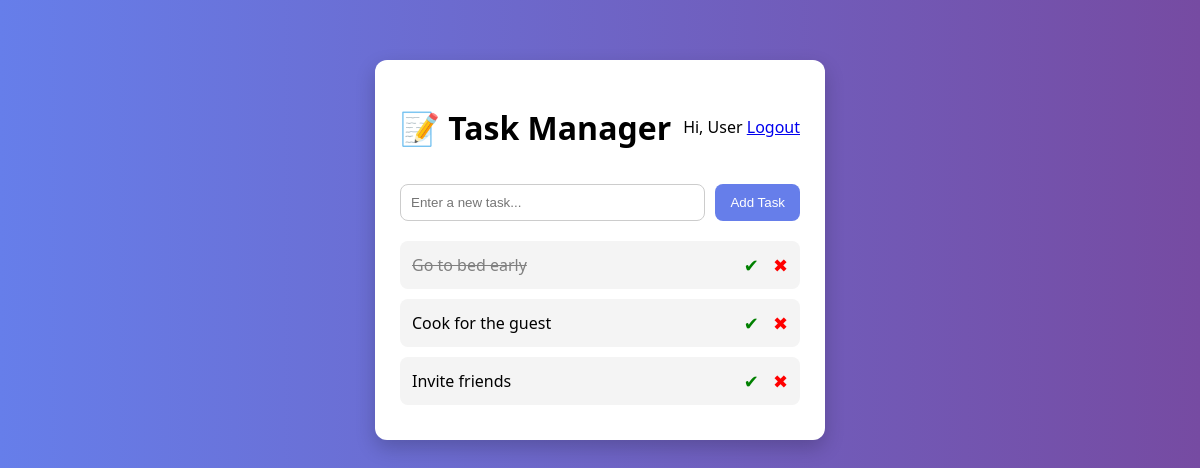
Page / (signed in) on the earlier database version.
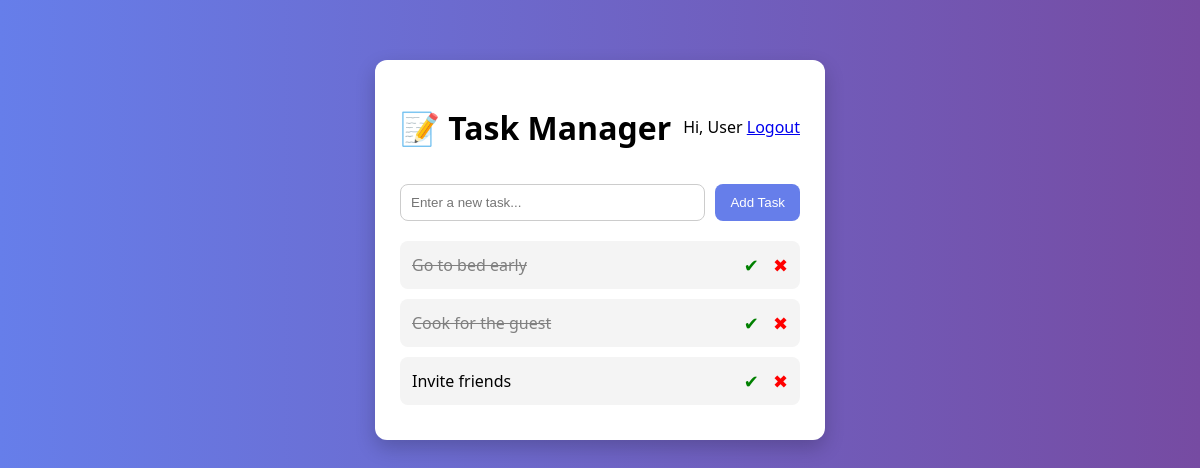
Same page on the later database version.
### tables this page shows
CREATE TABLE tasks (
            id INTEGER PRIMARY KEY AUTOINCREMENT,
            user_id INTEGER,
            content TEXT NOT NULL,
            completed INTEGER DEFAULT 0
        );

### app.py (the view)
@app.route('/')
def index():
    if 'user_id' not in session:
        return redirect('/login')
    conn = get_db()
    cur = conn.cursor()
    cur.execute("SELECT * FROM tasks WHERE user_id=?", (session['user_id'],))
    tasks = cur.fetchall()
    conn.close()
    return render_template('index.html', tasks=tasks)

### app.py (called while the page is built)
def get_db():
    return sqlite3.connect(DB_PATH)

### templates/index.html (shortened to what this page needs)
<!DOCTYPE html>
<html>
<head>
    <link rel="stylesheet" href="/static/style.css">
</head>
<body>
<div class="container">
    <div class="topbar">
        <h1>📝 Task Manager</h1>
        <div>
            <span>Hi, {{ session.get('username', 'User') }}</span>
            <a href="/logout">Logout</a>
        </div>
    </div>
    <form action="/add" method="POST" class="task-form">
        <input type="text" name="content" placeholder="Enter a new task..." required autofocus>
        <button type="submit">Add Task</button>
    </form>
    <div class="task-list">
        {% for task in tasks %}
            <div class="task-card {% if task[3] == 1 %}completed{% endif %}">
                <span class="task-text">
                    {{ task[2] }}
                </span>
                <div class="actions">
                    <a href="/complete/{{ task[0] }}" class="complete">✔</a>
                    <a href="/delete/{{ task[0] }}" class="delete">✖</a>
                </div>
            </div>
        {% endfor %}
    </div>
</div>
</body>
</html>

### static/style.css (style rules this page uses)
body { font-family: 'Segoe UI', sans-serif; background: linear-gradient(to right, #667eea, #764ba2); margin: 0; padding: 0; }
.container { width: 400px; margin: 60px auto; background: white; padding: 25px; border-radius: 12px; box-shadow: 0px 8px 20px rgba(0,0,0,0.2); }
h1 { text-align: center; margin-bottom: 20px; }
.task-form { display: flex; gap: 10px; }
.task-form input { flex: 1; padding: 10px; border-radius: 8px; border: 1px solid #ccc; }
.task-form button { padding: 10px 15px; border: none; background: #667eea; color: white; border-radius: 8px; cursor: pointer; }
.task-list { margin-top: 20px; }
.task-card { display: flex; justify-content: space-between; align-items: center; background: #f4f4f4; padding: 12px; border-radius: 8px; margin-bottom: 10px; transition: 0.2s; }
.task-text { font-size: 16px; }
.completed .task-text { text-decoration: line-through; color: gray; }
.actions a { margin-left: 10px; text-decoration: none; font-size: 18px; }
.complete { color: green; }
.delete { color: red; }
.topbar { display: flex; justify-content: space-between; align-items: center; margin-bottom: 15px; }

Differences in the rows shown:
changed tasks "Cook for the guest": completed 0 → 1 (drawn)
